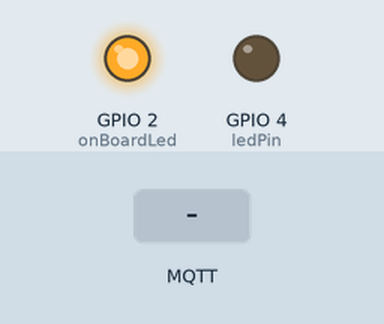
Recording of a sketch running on a simulated ESP8266 (Wemos D1 mini). On the bench: output pins drawn as LEDs (lit = HIGH). Inputs (shaded band) come from the test bench. WiFi joins after 1.5 s; servers stay silent unless stated; no MQTT or app messages arrive unless stated.

Above: at 3.1 s.
3.2 s: MQTT message "1" arrives on the second subscribed topic
At 3.6 s:
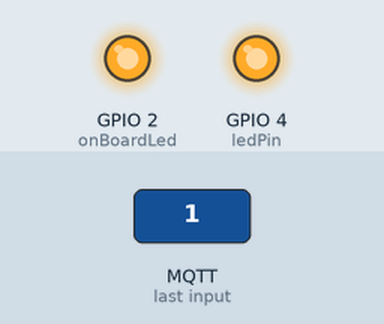
6.2 s: MQTT message "home/alert" arrives on the second subscribed topic
At 7.7 s:
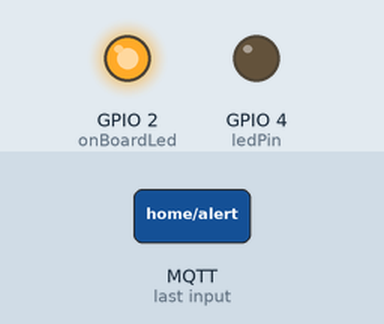
7.9 s: MQTT message "1" arrives on the first subscribed topic
At 9.7 s:
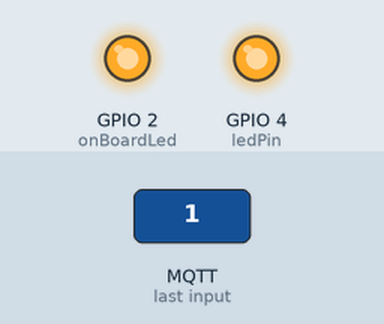
Timing chart, 0 to 11.2 s (numbered marks = the images above; inputs shaded):
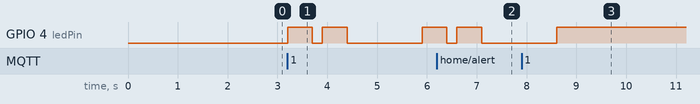

The sketch:

ESP8266_Kitchen_Lights_OTA.ino
```cpp
/*
this sketch was written on a esp12f barebone module
IT IS DIFFERENT FROM NODEMCU BOARD OR WEMOS D1MINI:
  my barebone esp12f > GENERIC ESP8266 module with - 2Mb ; no SPIFFS
  - you can use OTA with these settings.

*/

#include <ESP8266WiFi.h>
#include <PubSubClient.h>

// Add support for OTA***************************************
#include <ArduinoOTA.h>
// **********************************************************

const char* ssid     = "";
const char* password = "";

const char* mqttServer = "192.168.0.107";
const int mqttPort = 1883;

const char *control_light = "home/rooms/kitchen/control/control_light";  //topic that controles the light
const char *light_status = "home/rooms/kitchen/light/status"; // topic where we publish the actual light status
const char *alert_topic = "home/alert";

char lightStatus[5];

int ledPin = 4;
int onBoardLed = 2;

int newLedState = 0; // from mqtt topic
int currentLedState = 0;
int alert = 0;          // 0>OFF; 1> ON

WiFiClient espClient;
PubSubClient client(espClient);

void reconnectToServer() {
  while (!client.connected()) {
    if (client.connect("KitchenLightControl")) {
      client.subscribe(control_light);
      delay(200);
      client.subscribe(alert_topic);
      delay(200);
      publishLightStatus();
    }
    else {
      delay(2000);
    }
  }
}

void callback(char* topic, byte* payload, unsigned int length) {
  if (strcmp(topic,"home/alert") == 0){
    char payloadMessage[length + 1];
    for (int i = 0; i < length; i++) {
      payloadMessage[i] = char(payload[i]);
    }
    alert = atoi(payloadMessage);
  }
  if (strcmp(topic,"home/rooms/kitchen/control/control_light") == 0){
    char payloadMessage[length + 1];
    for (int i = 0; i < length; i++) {
      payloadMessage[i] = char(payload[i]);
    }
    newLedState = atoi(payloadMessage);
  }
}

void publishLightStatus(){
  String buffer = String(currentLedState);
  buffer.toCharArray(lightStatus,(buffer.length() + 1));
  client.publish(light_status, lightStatus); //topic, value
  delay(200);
}

void setup(){
  // Add support for OTA***************************************
  //Hostname defaults to esp8266-[ChipID]
  ArduinoOTA.setHostname("KitchenLightControl");
  ArduinoOTA.setPassword("bemobere");
  ArduinoOTA.onError([](ota_error_t error) { ESP.restart(); });
  ArduinoOTA.begin();  /* setup the OTA server */
  // **********************************************************

  WiFi.hostname("KitchenLightControl");
  WiFi.begin(ssid, password);
  while (WiFi.status() != WL_CONNECTED) {
    delay(500);
  }
  pinMode(ledPin, OUTPUT);
  pinMode(onBoardLed, OUTPUT);
  digitalWrite(ledPin, LOW);
  digitalWrite(onBoardLed, HIGH); //on esp12, if you want to turn off onboard led - set to high

  client.setServer(mqttServer, mqttPort);
  client.setCallback(callback);
  client.subscribe(control_light);
  delay(200);
  client.subscribe(alert_topic);
  delay(200);
}

void blinkAlert() {
 digitalWrite(ledPin, HIGH);
 delay(500);
 digitalWrite(ledPin, LOW);
 delay(200);
 digitalWrite(ledPin, HIGH);
 delay(500);
 digitalWrite(ledPin, LOW);
 delay(1500);
}

void controlLight() {
    if ((newLedState == 1) && (currentLedState == 0)) {
      digitalWrite(ledPin, HIGH);
      currentLedState = 1;
      publishLightStatus();
    }
    else if ((newLedState == 1) && (currentLedState == 1)) {
      return;
    }
    else if ((newLedState == 0) && (currentLedState == 0)) {
      return;
    }
    else if ((newLedState == 0) && (currentLedState == 1)) {
      digitalWrite(ledPin, LOW);
      currentLedState = 0;
      publishLightStatus();
    }
}

void loop(){
  // Add support for OTA***************************************
  ArduinoOTA.handle();
  // **********************************************************
  if (!client.connected()) {
    reconnectToServer();
  }

  if (alert == 1) {
    blinkAlert();
  }

  controlLight();

  client.loop();
}
```

Measured:
- after the input at 3.2 s, GPIO 4 (ledPin): goes HIGH 0.50 s, LOW 0.20 s, HIGH 0.50 s, LOW 1.5 s, then HIGH, starting at once
- after the input at 6.2 s, GPIO 4 (ledPin): HIGH → LOW after 0.20 s, → HIGH 0.20 s later, → LOW 0.50 s later
- after the input at 7.9 s, GPIO 4 (ledPin): LOW → HIGH after 0.70 s
